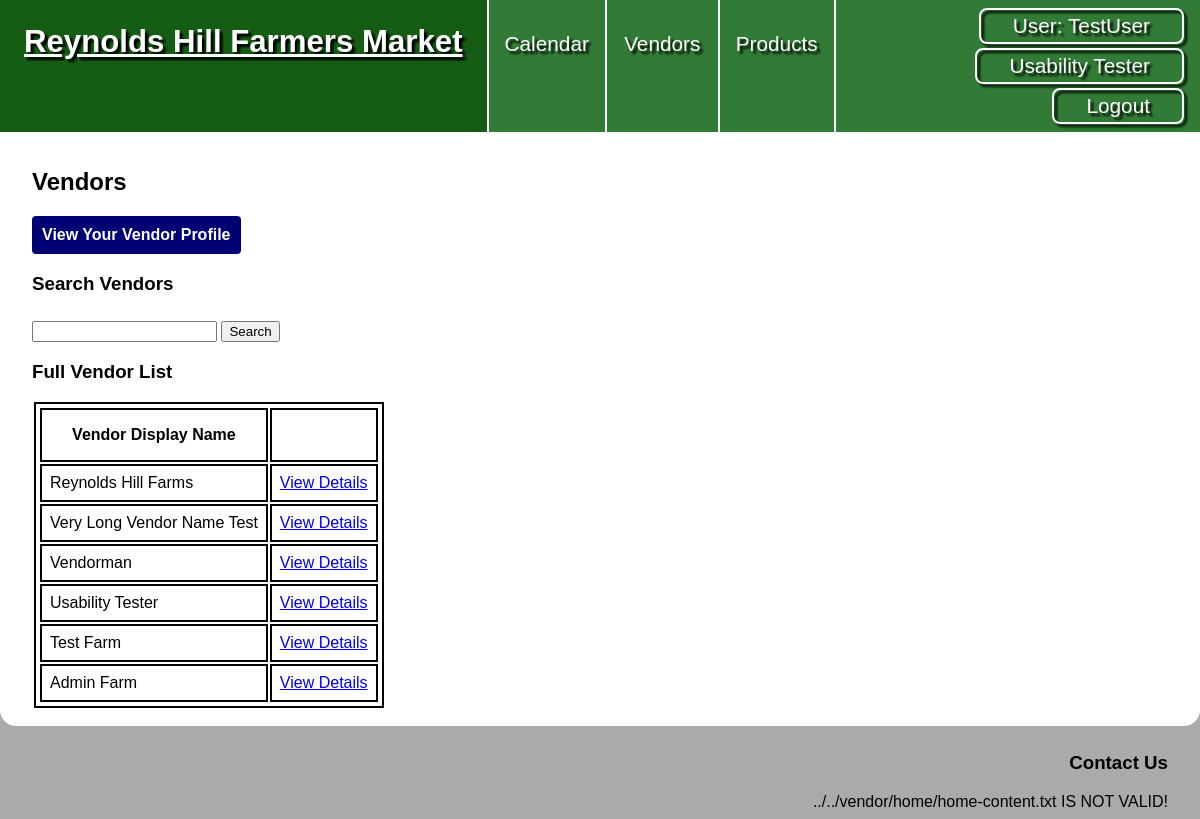
The app's page /vendors.php (signed in) with its own data.
### tables this page shows
CREATE TABLE `vendors` (
  `vendor_id` int NOT NULL,
  `vd_user_id` int DEFAULT NULL,
  `vendor_display_name` varchar(50) NOT NULL,
  `vendor_desc` text NOT NULL,
  `address` varchar(255) NOT NULL,
  `city` varchar(255) NOT NULL,
  `vd_state_id` int NOT NULL,
  `zip` int NOT NULL,
  `is_pending` tinyint(1) NOT NULL
);

### private/initialize.php (called while the page is built, shortened)
<?php
  require_once('functions.php');
  require_once('classes/Session.class.php');
  require_once('classes/DatabaseObject.class.php');
  require_once('classes/Vendor.class.php');
  $session = new Session;
?>

### private/classes/Session.class.php (called while the page is built, shortened)
<?php
class Session
{
  public $active_vendor_id;
  public function has_vendor() {
    return isset($this->active_vendor_id);
  }
  private function check_stored_login() {
    if (isset($_SESSION['user_id'])) {
      $this->active_vendor_id = $_SESSION['active_vendor_id'];
      $this->is_pending = $_SESSION['is_pending'];
    }
  }
}

### private/classes/Vendor.class.php (called while the page is built, shortened)
<?php
class Vendor extends DatabaseObject
{
  static protected $table_name = 'vendors';
  static public function list_all()
  {
    $sql = "SELECT vendor_id, vendor_display_name ";
    $sql .= "FROM " . static::$table_name . " ";
    $sql .= "WHERE is_pending = FALSE;";
    $result = static::find_by_sql($sql);
    if ($result) {
      return $result;
    } else {
      return false;
    }
  }
}

### private/classes/DatabaseObject.class.php (called while the page is built, shortened)
<?php
class DatabaseObject {
  static protected $database;
  static public function set_database($database) {
    self::$database = $database;
  }
  static public function find_by_sql($sql) {
    $result = self::$database->query($sql);
    $object_array = [];
    while($record = $result->fetch_assoc()) {
      $object_array[] = static::instantiate($record);
    }
    if(count($object_array) > 0){
      return $object_array;
    } else {
      return false;
    }
  }
  static protected function instantiate($record) {
    $object = new static;
    foreach($record as $property => $value) {
      if(property_exists($object, $property)) {
        $object->$property = $value;
      }
    }
    return $object;
  }
}
?>

### public/vendors.php (the view, shortened to what this page needs)
<?php require_once('../private/initialize.php');
$vendors = Vendor::list_all();
?>
<?php include(SHARED_PATH . '/public_header.php'); ?>
<main id="vendor">
  <h2>Vendors</h2>
  <?php
    if($session->has_vendor() && !$session->is_pending) { ?>
      <a href="<?php echo url_for('/vendors/user_view.php?id=' . $session->active_vendor_id); ?>" class="edit-button">View Your Vendor Profile</a>
      <?php
    }
  ?>
  <h3>Search Vendors</h3>
  <form action="<?php echo url_for('vendors.php'); ?>" method="post">
    <input type="text" name="vendor-search" id="vendor-search" list="vendor-suggestions">
    <input type="submit" value="Search">
  </form>
  <h3>Full Vendor List</h3>
  <table>
    <tr>
      <th>Vendor Display Name</th>
      <th>&nbsp;</th>
    </tr>
    <?php
    foreach ($vendors as $vendor) {
      echo "<tr>";
      echo '<td class="vendor-display-name">' . $vendor->vendor_display_name . '</td>';
      echo '<td><a href="' . url_for('/vendors/show.php?id=' . $vendor->vendor_id) . '">View Details</a></td>';
      echo "</tr>";
    }
    ?>
  </table>
</main>
<?php include(SHARED_PATH . '/public_footer.php'); ?>

### public/css/styles.css (style rules this page uses)
* { box-sizing: border-box; }
html { font: 16px Verdana, Geneva, Tahoma, sans-serif; }
body { background-color: #aaa; margin: 0; }
main { padding: 1rem 2rem; }
main input[type="submit"] { margin-top: .5rem; }
main:not(#calendar) .edit-button { background-color: #000074; border-radius: 4px; color: #fff; display: block; font-weight: bold; margin-top: .5rem; padding: 10px; text-decoration: none; width: fit-content; }
table, th, td, caption { border: 2px solid black; margin: 2px; padding: 2px; }
table { margin-top: .5rem; }
th { margin-top: 0; min-width: 60px; }
main:not(#calendar) th { padding: 1rem; }
td { padding: 2px 6px; vertical-align: top; }
#vendor td { padding: .5rem; }

### records on screen
vendors: vendor_display_name "Reynolds Hill Farms"
vendors: vendor_display_name "Very Long Vendor Name Test"
vendors: vendor_display_name "Vendorman"
vendors: vendor_display_name "Usability Tester"
vendors: vendor_display_name "Test Farm"
vendors: vendor_display_name "Admin Farm"

### other values on screen
$session->display_name "TestUser"
$session->active_vendor_name "Usability Tester"
$filepath "../../vendor/home/home-content.txt"
